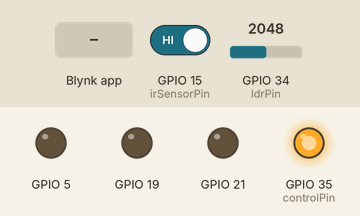
Bench run of a sketch on a simulated ESP32. Shown: output pins drawn as LEDs (lit = HIGH). The inputs (shaded band) are chosen by the test bench; at power-on: GPIO 15 (irSensorPin) HIGH, GPIO 34 (ldrPin) = 2048. WiFi joins after 1.5 s; servers stay silent unless stated.

Above: at 3.0 s.
3.1 s: Blynk app writes 1 to V2
At 4.3 s:
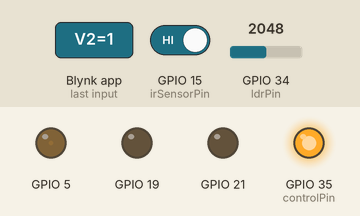
4.6 s: Blynk app writes 200 to V2
At 5.5 s:
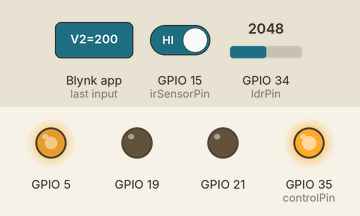
6.1 s: Blynk app writes 1 to V4
At 6.7 s:
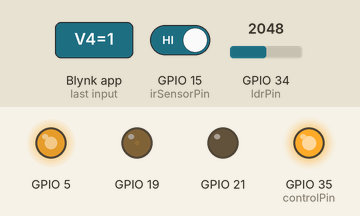
7.6 s: Blynk app writes 0 to V2
At 8.8 s:
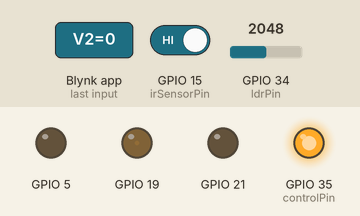
9.1 s: Blynk app writes 200 to V4
At 10.1 s:
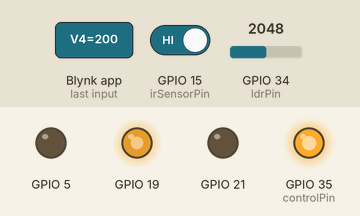
10.6 s: Blynk app writes 1 to V5
At 11.3 s:
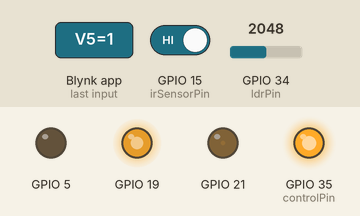
Timing chart, 0 to 13.1 s (numbered marks = the images above; inputs shaded):
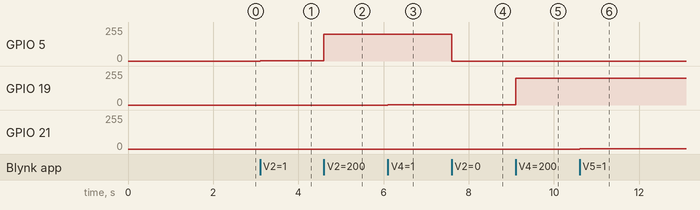

Measured:
- after the input at 3.1 s, GPIO 5: 0/255 → 1/255 at once
- after the input at 4.6 s, GPIO 5: 1/255 → 199/255 at once
- after the input at 6.1 s, GPIO 19: 0/255 → 1/255 at once
- after the input at 7.6 s, GPIO 5: 199/255 → 0/255 at once
- after the input at 9.1 s, GPIO 19: 1/255 → 199/255 at once
- after the input at 10.6 s, GPIO 21: 0/255 → 1/255 at once

The sketch:

Smart_Farmer_System.ino
```cpp
#define BLYNK_PRINT Serial
#define BLYNK_TEMPLATE_ID "TMPL2GHTTxTgV"
#define BLYNK_TEMPLATE_NAME "Quickstart Template"
#define BLYNK_AUTH_TOKEN "GUfOD_IR8oeRVauV7AmJF1Ad9Fta3OXJ"

#include <WiFi.h>
#include <WiFiClient.h>
#include <BlynkSimpleEsp32.h>

char ssid[] = "Staff";
char pass[] = "Ejust-Staff-2023";

const int ldrPin = 34;
const int controlPin = 35;
const int irSensorPin = 15;

unsigned long previousMillis = 0;
const long interval = 500;  // Interval in milliseconds (1 second)

void setup()
{
    Serial.begin(115200);

    pinMode(5, OUTPUT);
    pinMode(19, OUTPUT);
    pinMode(21, OUTPUT);

    pinMode(controlPin, OUTPUT);
    pinMode(irSensorPin, INPUT);

    digitalWrite(controlPin, HIGH);
    digitalWrite(26, HIGH);

    digitalWrite(2, LOW);
    digitalWrite(12, LOW);
    digitalWrite(18, LOW);
    digitalWrite(27, LOW);
    digitalWrite(32, LOW);

  // Debug console
  Blynk.begin(BLYNK_AUTH_TOKEN, ssid, pass);
}

void loop()
{
  Blynk.run();

    int irSensorValue = digitalRead(irSensorPin);

    if (irSensorValue == LOW) {
      Blynk.virtualWrite(V1,"Fire detected");
    } else {
      Blynk.virtualWrite(V1,"Nothing detected");
    }

 unsigned long currentMillis = millis();

  // Check if the specified interval has passed
  if (currentMillis - previousMillis >= interval) {
    previousMillis = currentMillis;  // Save the current time

    int ldrValue = analogRead(ldrPin);

    Blynk.virtualWrite(V0,ldrValue);

  }
}
BLYNK_WRITE(V2)
{
  int pinValue = param.asInt(); // assigning incoming value from pin V2 to a variable
  ledcAttachPin(5, 0); // Attach pin 5 to channel 0
  ledcSetup(0, 1000, 8); // 1000 Hz PWM, 8-bit resolution
  ledcWrite(0, pinValue);
}
BLYNK_WRITE(V4)
{
  int pinValue = param.asInt();
  ledcAttachPin(19, 1); // Attach pin 19 to channel 1
  ledcSetup(1, 1000, 8); // 1000 Hz PWM, 8-bit resolution
  // Set PWM value
  ledcWrite(1, pinValue);

}

BLYNK_WRITE(V5)
{
  int pinValue = param.asInt();
  ledcAttachPin(21, 2); // Attach pin 21 to channel 2
  ledcSetup(2, 1000, 8); // 1000 Hz PWM, 8-bit resolution
  // Set PWM value
  ledcWrite(2, pinValue);
}
```
